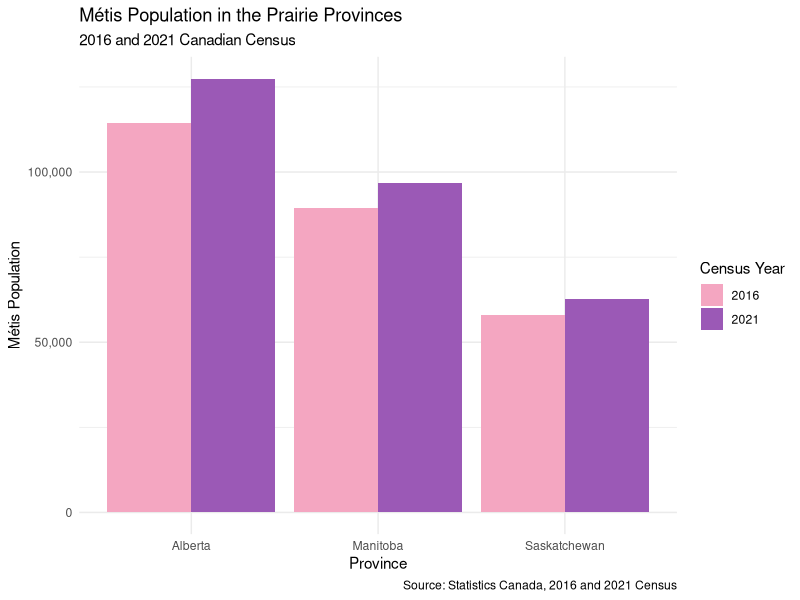
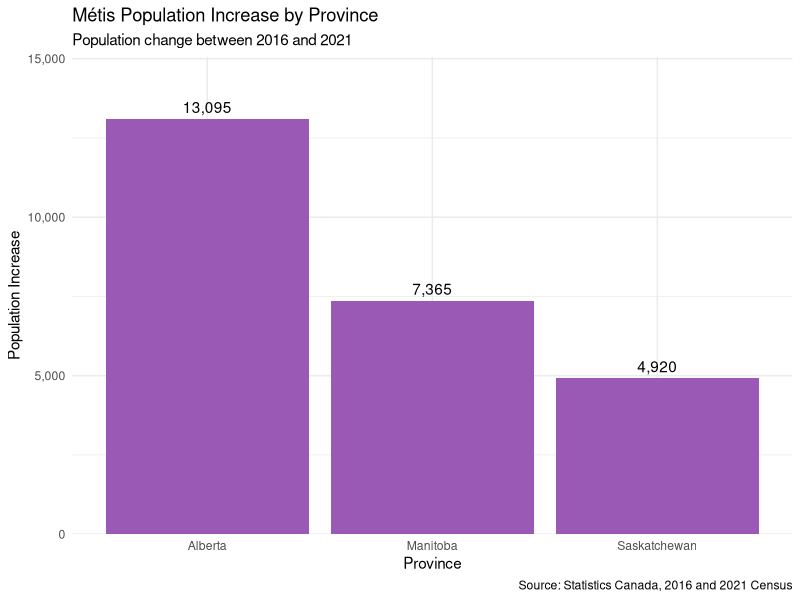
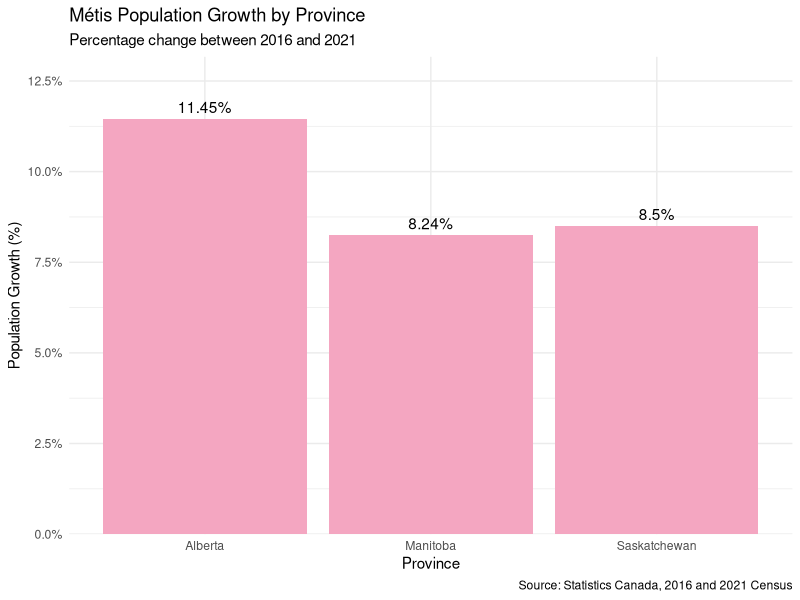

Recreate these plots in R, in order.
#SOCI502-Milestone 2: Exploratory Data Analysis (EDA)
#Author: Ally Finnerty

#Load packages
library(tidyverse)
library(here)
library(scales)
library(tidyr)

#Read in clean Metis data
clean_metis_data <- read_csv(
  here("milestone_2_files", "clean_data",
       "clean_metis_data.csv"))

#View cleaned dataset
print(clean_metis_data)

# GRAPH 1: Metis population by province and Census year
metis_pop_graph <- ggplot(
  clean_metis_data,
  aes(
    x = Province,
    y = Metis_Population,
    fill = factor(Census_Year))
) +
  geom_col(position = "dodge") +
  scale_fill_manual(
    values = c("2016" = "#F4A6C1",
               "2021" = "#9B59B6")
  ) +
  scale_y_continuous(labels = comma) +
  labs(
    title = "Métis Population in the Prairie Provinces",
    subtitle = "2016 and 2021 Canadian Census",
    x = "Province",
    y = "Métis Population",
    fill = "Census Year",
    caption = "Source: Statistics Canada, 2016 and 2021 Census"
  ) +
  theme_minimal()

print(metis_pop_graph)

# GRAPH 2: Absolute population increase

#Calculate population change between 2016 and 2021
metis_change <- clean_metis_data |>
  select(Province, Census_Year, Metis_Population) |>
  pivot_wider(
    names_from = Census_Year,
    values_from = Metis_Population,
    names_prefix = "Population_"
  ) |>
  mutate(
    Population_Increase = Population_2021 - Population_2016
  )

#View population change
print(metis_change)


#Graph 2: Absolute Metis population increase

metis_increase_graph <- ggplot(
  metis_change,
  aes(
    x = Province,
    y = Population_Increase
  )
) +
  geom_col(fill = "#9B59B6") +
  geom_text(
    aes(label = comma(Population_Increase)),
    vjust = -0.5
  ) +
  scale_y_continuous(
    labels = comma,
    expand = expansion(mult = c(0, 0.15))
  ) +
  labs(
    title = "Métis Population Increase by Province",
    subtitle = "Population change between 2016 and 2021",
    x = "Province",
    y = "Population Increase",
    caption = "Source: Statistics Canada, 2016 and 2021 Census"
  ) +
  theme_minimal()

print(metis_increase_graph)

# GRAPH 3: Percentage of population growth

#Calculate percentage growth in Metis population
metis_change <- metis_change |>
  mutate(
    Growth_Rate = 
      (Population_Increase / Population_2016) * 100)

#Graph it
metis_percent_graph <- ggplot(
  metis_change,
  aes(
    x = Province,
    y = Growth_Rate
  )
) +
  geom_col(fill = "#F4A6C1") +
  geom_text(
    aes(label = paste0(round(Growth_Rate, 2), "%")),
    vjust = -0.5
  ) +
  scale_y_continuous(
    labels = label_number(suffix = "%"),
    expand = expansion(mult = c(0, 0.15))
  ) +
  labs(
    title = "Métis Population Growth by Province",
    subtitle = "Percentage change between 2016 and 2021",
    x = "Province",
    y = "Population Growth (%)",
    caption = "Source: Statistics Canada, 2016 and 2021 Census"
  ) +
  theme_minimal()

print(metis_percent_graph)
